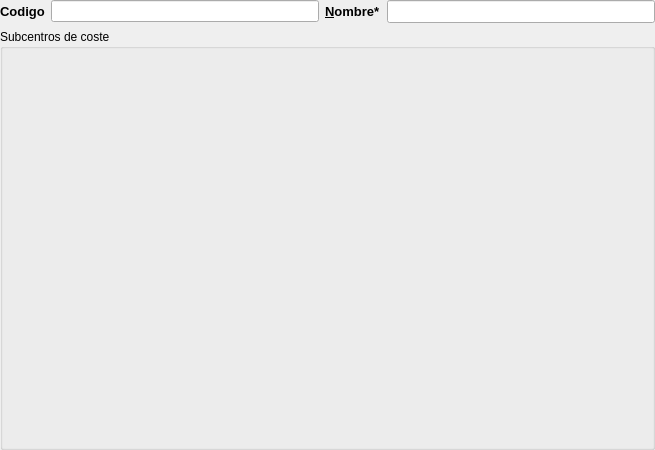
<?xml version="1.0" encoding="UTF-8"?>
<ui version="4.0">
 <class>frmCentrosDeCoste</class>
 <widget class="QDialog" name="frmCentrosDeCoste">
  <property name="geometry">
   <rect>
    <x>0</x>
    <y>0</y>
    <width>655</width>
    <height>450</height>
   </rect>
  </property>
  <property name="windowTitle">
   <string>Centros de coste</string>
  </property>
  <property name="windowIcon">
   <iconset>
    <normaloff>:/aplicacion/images/alephLogoIcon.ico</normaloff>:/aplicacion/images/alephLogoIcon.ico</iconset>
  </property>
  <property name="tableName" stdset="0">
   <string>centroscoste</string>
  </property>
  <layout class="QGridLayout" name="gridLayout">
   <property name="margin">
    <number>0</number>
   </property>
   <item row="0" column="2">
    <widget class="QLabel" name="lblNombre">
     <property name="font">
      <font>
       <pointsize>10</pointsize>
       <weight>75</weight>
       <bold>true</bold>
      </font>
     </property>
     <property name="text">
      <string>&amp;Nombre*</string>
     </property>
     <property name="buddy">
      <cstring>db_nombre</cstring>
     </property>
    </widget>
   </item>
   <item row="0" column="3">
    <widget class="DBLineEdit" name="db_nombre">
     <property name="font">
      <font>
       <pointsize>10</pointsize>
       <weight>75</weight>
       <bold>true</bold>
      </font>
     </property>
     <property name="whatsThis">
      <string>Nombre del centro de coste</string>
     </property>
     <property name="fieldName">
      <string>nombre</string>
     </property>
     <property name="dataEditable">
      <bool>true</bool>
     </property>
    </widget>
   </item>
   <item row="0" column="0">
    <widget class="QLabel" name="label">
     <property name="font">
      <font>
       <pointsize>10</pointsize>
       <weight>75</weight>
       <bold>true</bold>
      </font>
     </property>
     <property name="text">
      <string>Codigo</string>
     </property>
    </widget>
   </item>
   <item row="1" column="0" colspan="4">
    <widget class="QGroupBox" name="groupBox">
     <property name="title">
      <string>Subcentros de coste</string>
     </property>
     <layout class="QVBoxLayout" name="verticalLayout">
      <item>
       <widget class="DBDetailView" name="db_subcentroscoste">
        <property name="relationName">
         <string>subcentroscoste</string>
        </property>
        <property name="dataEditable">
         <bool>true</bool>
        </property>
       </widget>
      </item>
     </layout>
    </widget>
   </item>
   <item row="0" column="1">
    <widget class="DBLineEdit" name="db_codigo">
     <property name="fieldName">
      <string>codigo</string>
     </property>
     <property name="dataEditable">
      <bool>true</bool>
     </property>
    </widget>
   </item>
  </layout>
 </widget>
 <customwidgets>
  <customwidget>
   <class>DBDetailView</class>
   <extends>QWidget</extends>
   <header>widgets/dbdetailview.h</header>
  </customwidget>
  <customwidget>
   <class>DBLineEdit</class>
   <extends>QLineEdit</extends>
   <header>widgets/dblineedit.h</header>
  </customwidget>
 </customwidgets>
 <tabstops>
  <tabstop>db_codigo</tabstop>
  <tabstop>db_nombre</tabstop>
 </tabstops>
 <resources>
  <include location="../../../programacion/git/alepherp/src/resources/resources.qrc"/>
 </resources>
 <connections/>
</ui>
